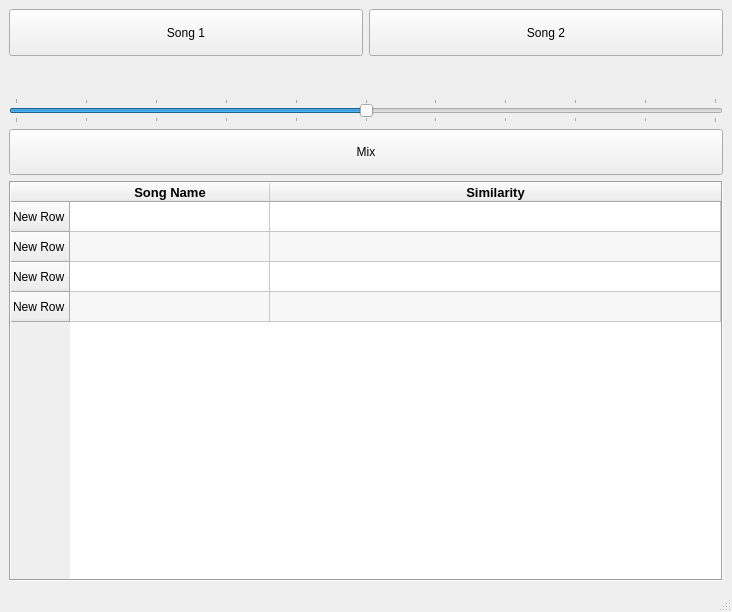
<?xml version="1.0" encoding="UTF-8"?>
<ui version="4.0">
 <class>MainWindow</class>
 <widget class="QMainWindow" name="MainWindow">
  <property name="geometry">
   <rect>
    <x>0</x>
    <y>0</y>
    <width>732</width>
    <height>612</height>
   </rect>
  </property>
  <property name="minimumSize">
   <size>
    <width>500</width>
    <height>500</height>
   </size>
  </property>
  <property name="windowTitle">
   <string>Song Recognizer</string>
  </property>
  <widget class="QWidget" name="centralwidget">
   <layout class="QGridLayout" name="gridLayout">
    <item row="0" column="0">
     <layout class="QHBoxLayout" name="horizontalLayout">
      <item>
       <widget class="QPushButton" name="openSong1">
        <property name="sizePolicy">
         <sizepolicy hsizetype="Expanding" vsizetype="Expanding">
          <horstretch>0</horstretch>
          <verstretch>0</verstretch>
         </sizepolicy>
        </property>
        <property name="maximumSize">
         <size>
          <width>16777215</width>
          <height>70</height>
         </size>
        </property>
        <property name="text">
         <string>Song 1</string>
        </property>
       </widget>
      </item>
      <item>
       <widget class="QPushButton" name="openSong2">
        <property name="sizePolicy">
         <sizepolicy hsizetype="Expanding" vsizetype="Expanding">
          <horstretch>0</horstretch>
          <verstretch>0</verstretch>
         </sizepolicy>
        </property>
        <property name="maximumSize">
         <size>
          <width>16777215</width>
          <height>70</height>
         </size>
        </property>
        <property name="text">
         <string>Song 2</string>
        </property>
       </widget>
      </item>
     </layout>
    </item>
    <item row="2" column="0">
     <widget class="QSlider" name="Slider">
      <property name="maximum">
       <number>100</number>
      </property>
      <property name="sliderPosition">
       <number>50</number>
      </property>
      <property name="orientation">
       <enum>Qt::Horizontal</enum>
      </property>
      <property name="tickPosition">
       <enum>QSlider::TicksBothSides</enum>
      </property>
      <property name="tickInterval">
       <number>10</number>
      </property>
     </widget>
    </item>
    <item row="3" column="0">
     <widget class="QPushButton" name="Mix">
      <property name="sizePolicy">
       <sizepolicy hsizetype="Expanding" vsizetype="Expanding">
        <horstretch>0</horstretch>
        <verstretch>0</verstretch>
       </sizepolicy>
      </property>
      <property name="maximumSize">
       <size>
        <width>16777215</width>
        <height>70</height>
       </size>
      </property>
      <property name="text">
       <string>Mix</string>
      </property>
     </widget>
    </item>
    <item row="1" column="0">
     <layout class="QHBoxLayout" name="horizontalLayout_2">
      <item>
       <widget class="QLabel" name="label">
        <property name="minimumSize">
         <size>
          <width>0</width>
          <height>30</height>
         </size>
        </property>
        <property name="layoutDirection">
         <enum>Qt::LeftToRight</enum>
        </property>
        <property name="text">
         <string/>
        </property>
        <property name="alignment">
         <set>Qt::AlignCenter</set>
        </property>
        <property name="wordWrap">
         <bool>true</bool>
        </property>
       </widget>
      </item>
      <item>
       <widget class="QLabel" name="label_2">
        <property name="minimumSize">
         <size>
          <width>0</width>
          <height>30</height>
         </size>
        </property>
        <property name="layoutDirection">
         <enum>Qt::LeftToRight</enum>
        </property>
        <property name="text">
         <string/>
        </property>
        <property name="alignment">
         <set>Qt::AlignCenter</set>
        </property>
        <property name="wordWrap">
         <bool>true</bool>
        </property>
       </widget>
      </item>
     </layout>
    </item>
    <item row="4" column="0">
     <widget class="QTableWidget" name="tableWidget">
      <property name="minimumSize">
       <size>
        <width>0</width>
        <height>400</height>
       </size>
      </property>
      <property name="frameShape">
       <enum>QFrame::Box</enum>
      </property>
      <property name="frameShadow">
       <enum>QFrame::Sunken</enum>
      </property>
      <property name="editTriggers">
       <set>QAbstractItemView::NoEditTriggers</set>
      </property>
      <property name="alternatingRowColors">
       <bool>true</bool>
      </property>
      <property name="selectionBehavior">
       <enum>QAbstractItemView::SelectRows</enum>
      </property>
      <property name="sortingEnabled">
       <bool>true</bool>
      </property>
      <attribute name="horizontalHeaderCascadingSectionResizes">
       <bool>true</bool>
      </attribute>
      <attribute name="horizontalHeaderDefaultSectionSize">
       <number>200</number>
      </attribute>
      <attribute name="horizontalHeaderHighlightSections">
       <bool>false</bool>
      </attribute>
      <attribute name="horizontalHeaderStretchLastSection">
       <bool>true</bool>
      </attribute>
      <row>
       <property name="text">
        <string>New Row</string>
       </property>
      </row>
      <row>
       <property name="text">
        <string>New Row</string>
       </property>
      </row>
      <row>
       <property name="text">
        <string>New Row</string>
       </property>
      </row>
      <row>
       <property name="text">
        <string>New Row</string>
       </property>
      </row>
      <column>
       <property name="text">
        <string>Song Name</string>
       </property>
       <property name="font">
        <font>
         <pointsize>10</pointsize>
         <weight>75</weight>
         <bold>true</bold>
        </font>
       </property>
      </column>
      <column>
       <property name="text">
        <string>Similarity</string>
       </property>
       <property name="font">
        <font>
         <pointsize>10</pointsize>
         <weight>75</weight>
         <bold>true</bold>
        </font>
       </property>
      </column>
     </widget>
    </item>
   </layout>
  </widget>
  <widget class="QStatusBar" name="statusBar"/>
 </widget>
 <resources/>
 <connections/>
</ui>
